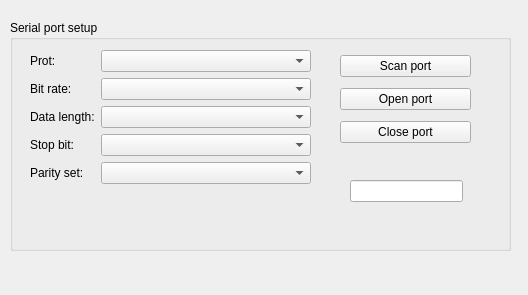
<?xml version="1.0" encoding="UTF-8"?>
<ui version="4.0">
 <class>Serial_connect</class>
 <widget class="QWidget" name="Serial_connect">
  <property name="enabled">
   <bool>true</bool>
  </property>
  <property name="geometry">
   <rect>
    <x>0</x>
    <y>0</y>
    <width>528</width>
    <height>295</height>
   </rect>
  </property>
  <property name="font">
   <font>
    <strikeout>false</strikeout>
   </font>
  </property>
  <property name="windowTitle">
   <string>Serial_connect</string>
  </property>
  <property name="windowOpacity">
   <double>9.000000000000000</double>
  </property>
  <widget class="QGroupBox" name="groupBox">
   <property name="geometry">
    <rect>
     <x>10</x>
     <y>20</y>
     <width>501</width>
     <height>231</height>
    </rect>
   </property>
   <property name="title">
    <string>Serial port setup</string>
   </property>
   <widget class="QWidget" name="formLayoutWidget">
    <property name="geometry">
     <rect>
      <x>20</x>
      <y>30</y>
      <width>281</width>
      <height>161</height>
     </rect>
    </property>
    <layout class="QFormLayout" name="formLayout">
     <item row="0" column="1">
      <widget class="QComboBox" name="comboBox_port"/>
     </item>
     <item row="0" column="0">
      <widget class="QLabel" name="label">
       <property name="text">
        <string>Prot:</string>
       </property>
      </widget>
     </item>
     <item row="1" column="0">
      <widget class="QLabel" name="label_2">
       <property name="text">
        <string>Bit rate:</string>
       </property>
      </widget>
     </item>
     <item row="1" column="1">
      <widget class="QComboBox" name="comboBox_bitRate"/>
     </item>
     <item row="2" column="0">
      <widget class="QLabel" name="label_3">
       <property name="text">
        <string>Data length:</string>
       </property>
      </widget>
     </item>
     <item row="2" column="1">
      <widget class="QComboBox" name="comboBox_dataLength"/>
     </item>
     <item row="3" column="0">
      <widget class="QLabel" name="label_4">
       <property name="text">
        <string>Stop bit:</string>
       </property>
      </widget>
     </item>
     <item row="3" column="1">
      <widget class="QComboBox" name="comboBox_stopBit"/>
     </item>
     <item row="4" column="0">
      <widget class="QLabel" name="label_5">
       <property name="text">
        <string>Parity set:</string>
       </property>
      </widget>
     </item>
     <item row="4" column="1">
      <widget class="QComboBox" name="comboBox_paritySet"/>
     </item>
    </layout>
   </widget>
   <widget class="QWidget" name="verticalLayoutWidget">
    <property name="geometry">
     <rect>
      <x>330</x>
      <y>30</y>
      <width>131</width>
      <height>100</height>
     </rect>
    </property>
    <layout class="QVBoxLayout" name="verticalLayout">
     <item>
      <widget class="QPushButton" name="pushButton_scanPort">
       <property name="text">
        <string>Scan port</string>
       </property>
      </widget>
     </item>
     <item>
      <widget class="QPushButton" name="pushButton_openPort">
       <property name="text">
        <string>Open port</string>
       </property>
      </widget>
     </item>
     <item>
      <widget class="QPushButton" name="pushButton_closePort">
       <property name="text">
        <string>Close port</string>
       </property>
      </widget>
     </item>
    </layout>
   </widget>
   <widget class="QLineEdit" name="lineEdit_state">
    <property name="geometry">
     <rect>
      <x>340</x>
      <y>160</y>
      <width>113</width>
      <height>22</height>
     </rect>
    </property>
   </widget>
  </widget>
 </widget>
 <resources/>
 <connections/>
</ui>
